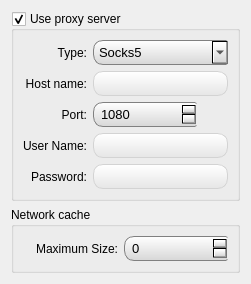
     <widget class="QWidget" name="tab_5">
      <attribute name="title">
       <string>Proxy</string>
      </attribute>
      <layout class="QVBoxLayout" name="verticalLayout">
       <item>
        <widget class="QGroupBox" name="proxySupport">
         <property name="title">
          <string>Use proxy server</string>
         </property>
         <property name="checkable">
          <bool>true</bool>
         </property>
         <layout class="QGridLayout" name="gridLayout_6">
          <item row="0" column="0">
           <widget class="QLabel" name="label_9">
            <property name="text">
             <string>Type:</string>
            </property>
            <property name="alignment">
             <set>Qt::AlignRight|Qt::AlignTrailing|Qt::AlignVCenter</set>
            </property>
           </widget>
          </item>
          <item row="0" column="1" colspan="2">
           <widget class="QComboBox" name="proxyType">
            <property name="styleSheet">
             <string notr="true">QComboBox {
    border: 1px solid grey;
    border-right: none;
    padding-left: 5px;
    padding-right: 5px;
    padding-top: 0px;
    padding-bottom: 0px;
    font-size: 13px;
    border-radius: 2px;
    border-top-left-radius: 10px;
    border-bottom-left-radius: 10px;
    min-width: 75px;
    min-height: 23px;
    background: qlineargradient(x1: 0, y1: 0, x2: 0, y2: 1,stop: 0 white, stop: 1.0 rgb(215, 215, 215));
}

QComboBox:hover {
                                background: qlineargradient(x1: 0, y1: 0, x2: 0, y2: 1,
                                                            stop: 0 white,
                                                            stop: 0.49 rgb(210, 210, 210),
                                                            stop: .5 rgb(200, 200, 200),
                                                            stop: 1.0 rgb(180, 180, 180));
}

QComboBox:pressed { 
    background: qlineargradient(x1: 0, y1: 0, x2: 0, y2: 1,stop: 0 rgb(155, 155, 155), stop: 1.0 rgb(215, 215, 215));
}</string>
            </property>
            <item>
             <property name="text">
              <string>Socks5</string>
             </property>
            </item>
            <item>
             <property name="text">
              <string>Http (Secure)</string>
             </property>
            </item>
            <item>
             <property name="text">
              <string>Http (Transparent)</string>
             </property>
            </item>
           </widget>
          </item>
          <item row="1" column="0">
           <widget class="QLabel" name="label_10">
            <property name="text">
             <string>Host name:</string>
            </property>
            <property name="alignment">
             <set>Qt::AlignRight|Qt::AlignTrailing|Qt::AlignVCenter</set>
            </property>
           </widget>
          </item>
          <item row="1" column="1" colspan="2">
           <widget class="QLineEdit" name="proxyHostName">
            <property name="layoutDirection">
             <enum>Qt::LeftToRight</enum>
            </property>
            <property name="styleSheet">
             <string notr="true">QLineEdit {
    border: 1px solid lightgrey;
    padding-left: 5px;
    padding-right: 5px;
    padding-top: 0px;
    padding-bottom: 0px;
    font-size: 13px;
    border-radius: 2px;
    border-top-left-radius: 10px;
    border-top-right-radius: 10px;
    border-bottom-left-radius: 10px;
    border-bottom-right-radius: 10px;
    min-width: 75px;
    min-height: 23px;
    background: qlineargradient(x1: 0, y1: 0, x2: 0, y2: 1,stop: 0 white, stop: 1.0 rgb(230, 230, 230));
}

QLineEdit:hover {
    background: qlineargradient(x1: 0, y1: 0, x2: 0, y2: 1,stop: 0 white, stop: 1.0 rgb(240, 240, 240));
}

QLineEdit:pressed { 
    background:white;
}</string>
            </property>
           </widget>
          </item>
          <item row="2" column="0">
           <widget class="QLabel" name="label_11">
            <property name="text">
             <string>Port:</string>
            </property>
            <property name="alignment">
             <set>Qt::AlignRight|Qt::AlignTrailing|Qt::AlignVCenter</set>
            </property>
           </widget>
          </item>
          <item row="2" column="1">
           <widget class="QSpinBox" name="proxyPort">
            <property name="styleSheet">
             <string notr="true">QSpinBox {
    border: 1px solid grey;
    border-right: 2px solid transparent;
    padding-left: 5px;
    padding-right: 5px;
    padding-top: 0px;
    padding-bottom: 0px;
    font-size: 13px;
    border-radius: 2px;
    border-top-left-radius: 10px;
    border-bottom-left-radius: 10px;
    min-width: 75px;
    min-height: 23px;
    background: qlineargradient(x1: 0, y1: 0, x2: 0, y2: 1,stop: 0 white, stop: 1.0 rgb(215, 215, 215));
}

QSpinBox:hover {
                                background: qlineargradient(x1: 0, y1: 0, x2: 0, y2: 1,
                                                            stop: 0 white,
                                                            stop: 0.49 rgb(210, 210, 210),
                                                            stop: .5 rgb(200, 200, 200),
                                                            stop: 1.0 rgb(180, 180, 180));
}

QSpinBox:pressed { 
    background: qlineargradient(x1: 0, y1: 0, x2: 0, y2: 1,stop: 0 rgb(155, 155, 155), stop: 1.0 rgb(215, 215, 215));
}</string>
            </property>
            <property name="maximum">
             <number>65535</number>
            </property>
            <property name="value">
             <number>1080</number>
            </property>
           </widget>
          </item>
          <item row="3" column="0">
           <widget class="QLabel" name="label_12">
            <property name="text">
             <string>User Name:</string>
            </property>
            <property name="alignment">
             <set>Qt::AlignRight|Qt::AlignTrailing|Qt::AlignVCenter</set>
            </property>
           </widget>
          </item>
          <item row="3" column="1" colspan="2">
           <widget class="QLineEdit" name="proxyUserName">
            <property name="layoutDirection">
             <enum>Qt::LeftToRight</enum>
            </property>
            <property name="styleSheet">
             <string notr="true">QLineEdit {
    border: 1px solid lightgrey;
    padding-left: 5px;
    padding-right: 5px;
    padding-top: 0px;
    padding-bottom: 0px;
    font-size: 13px;
    border-radius: 2px;
    border-top-left-radius: 10px;
    border-top-right-radius: 10px;
    border-bottom-left-radius: 10px;
    border-bottom-right-radius: 10px;
    min-width: 75px;
    min-height: 23px;
    background: qlineargradient(x1: 0, y1: 0, x2: 0, y2: 1,stop: 0 white, stop: 1.0 rgb(230, 230, 230));
}

QLineEdit:hover {
    background: qlineargradient(x1: 0, y1: 0, x2: 0, y2: 1,stop: 0 white, stop: 1.0 rgb(240, 240, 240));
}

QLineEdit:pressed { 
    background:white;
}</string>
            </property>
           </widget>
          </item>
          <item row="4" column="0">
           <widget class="QLabel" name="label_13">
            <property name="text">
             <string>Password:</string>
            </property>
            <property name="alignment">
             <set>Qt::AlignRight|Qt::AlignTrailing|Qt::AlignVCenter</set>
            </property>
           </widget>
          </item>
          <item row="4" column="1" colspan="2">
           <widget class="QLineEdit" name="proxyPassword">
            <property name="layoutDirection">
             <enum>Qt::LeftToRight</enum>
            </property>
            <property name="styleSheet">
             <string notr="true">QLineEdit {
    border: 1px solid lightgrey;
    padding-left: 5px;
    padding-right: 5px;
    padding-top: 0px;
    padding-bottom: 0px;
    font-size: 13px;
    border-radius: 2px;
    border-top-left-radius: 10px;
    border-top-right-radius: 10px;
    border-bottom-left-radius: 10px;
    border-bottom-right-radius: 10px;
    min-width: 75px;
    min-height: 23px;
    background: qlineargradient(x1: 0, y1: 0, x2: 0, y2: 1,stop: 0 white, stop: 1.0 rgb(230, 230, 230));
}

QLineEdit:hover {
    background: qlineargradient(x1: 0, y1: 0, x2: 0, y2: 1,stop: 0 white, stop: 1.0 rgb(240, 240, 240));
}

QLineEdit:pressed { 
    background:white;
}</string>
            </property>
            <property name="echoMode">
             <enum>QLineEdit::Password</enum>
            </property>
           </widget>
          </item>
         </layout>
        </widget>
       </item>
       <item>
        <widget class="QGroupBox" name="networkCache">
         <property name="title">
          <string>Network cache</string>
         </property>
         <layout class="QGridLayout" name="gridLayout_7">
          <item row="0" column="0">
           <widget class="QLabel" name="label_15">
            <property name="text">
             <string>Maximum Size:</string>
            </property>
            <property name="alignment">
             <set>Qt::AlignRight|Qt::AlignTrailing|Qt::AlignVCenter</set>
            </property>
           </widget>
          </item>
          <item row="0" column="1">
           <widget class="QSpinBox" name="networkCacheMaximumSizeSpinBox">
            <property name="styleSheet">
             <string notr="true">QSpinBox {
    border: 1px solid grey;
    border-right: 2px solid transparent;
    padding-left: 5px;
    padding-right: 5px;
    padding-top: 0px;
    padding-bottom: 0px;
    font-size: 13px;
    border-radius: 2px;
    border-top-left-radius: 10px;
    border-bottom-left-radius: 10px;
    min-width: 75px;
    min-height: 23px;
    background: qlineargradient(x1: 0, y1: 0, x2: 0, y2: 1,stop: 0 white, stop: 1.0 rgb(215, 215, 215));
}

QSpinBox:hover {
                                background: qlineargradient(x1: 0, y1: 0, x2: 0, y2: 1,
                                                            stop: 0 white,
                                                            stop: 0.49 rgb(210, 210, 210),
                                                            stop: .5 rgb(200, 200, 200),
                                                            stop: 1.0 rgb(180, 180, 180));
}

QSpinBox:pressed { 
    background: qlineargradient(x1: 0, y1: 0, x2: 0, y2: 1,stop: 0 rgb(155, 155, 155), stop: 1.0 rgb(215, 215, 215));
}</string>
            </property>
           </widget>
          </item>
         </layout>
        </widget>
       </item>
      </layout>
     </widget>
